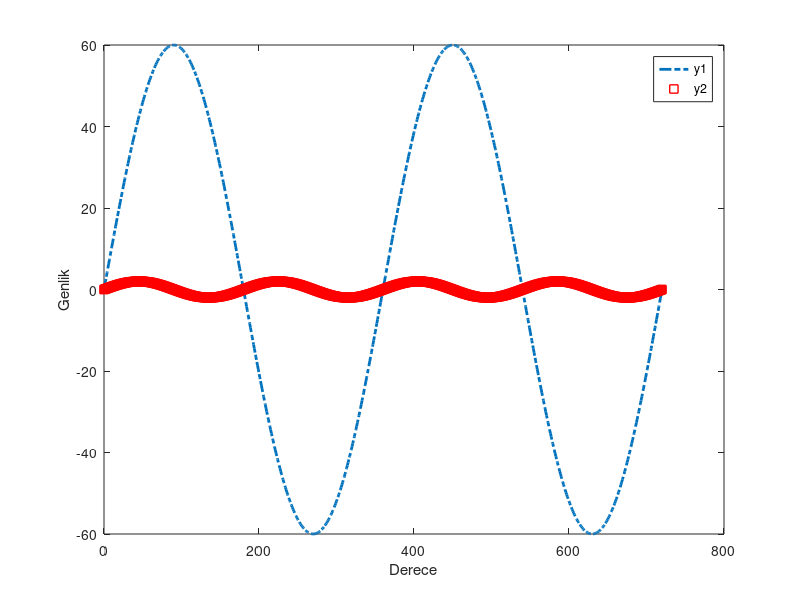

This figure's MATLAB source:
clear all
clc
close all
%Ayrı iki grafik çizdirme
% X = 0 : 720;
% X_rad = deg2rad(X);
% Y1 = sin(X_rad);
% Y2 = tan(X_rad);

% plot(X, Y1, 'LineWidth',2);
% title('Sinüs');
% xlabel('Derece');
% ylabel('Genlik)');
% 
% plot(X, Y2, 'LineWidth',4);
% title('Tanjant');
% xlabel('Derece');
% ylabel('Genlik');
% grid on;
% axis tight;
% legend('sin(x)','tan(x)');
% %xlim([180 540]),ylim([-0.6 0.6])

%Üst üste grafik çizdirme
x=0:720;
y1=60*sind(x);
y1max=max(abs(y1));
y1N=y1/y1max;

y2=2*sind(2*x);
y2max=max(abs(y2));

plot(x,y1,'-.','LineWidth',2);
hold on
plot(x,y2,'rs','LineWidth',1);

xlabel('Derece'),ylabel('Genlik')
legend('y1','y2','')
% if max(y1)>abs(min(y1))
%     buyuk = max(y1);
% else
%     buyuk = abs(min(y1));
% end
% y1N~=y1/buyuk;